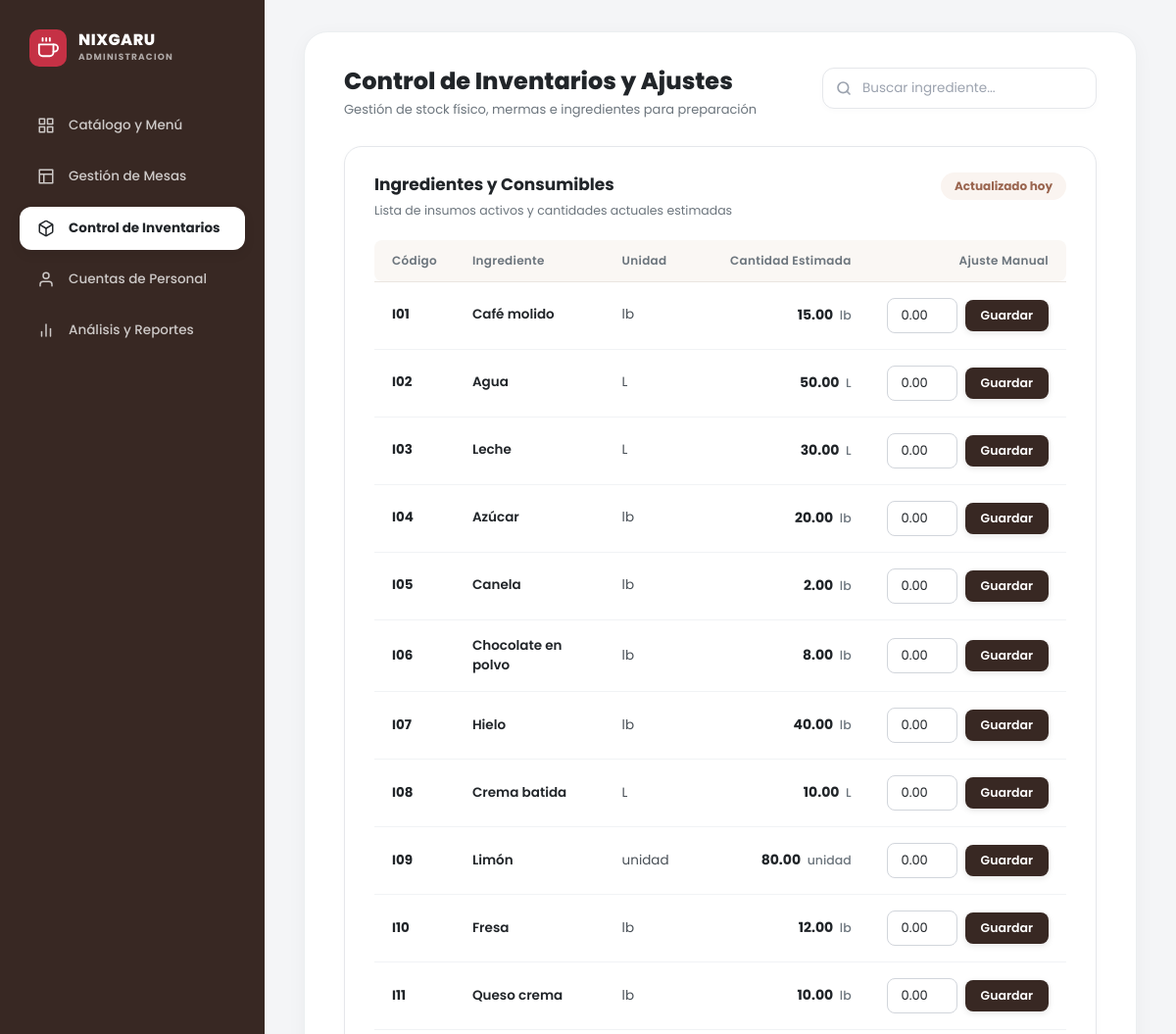
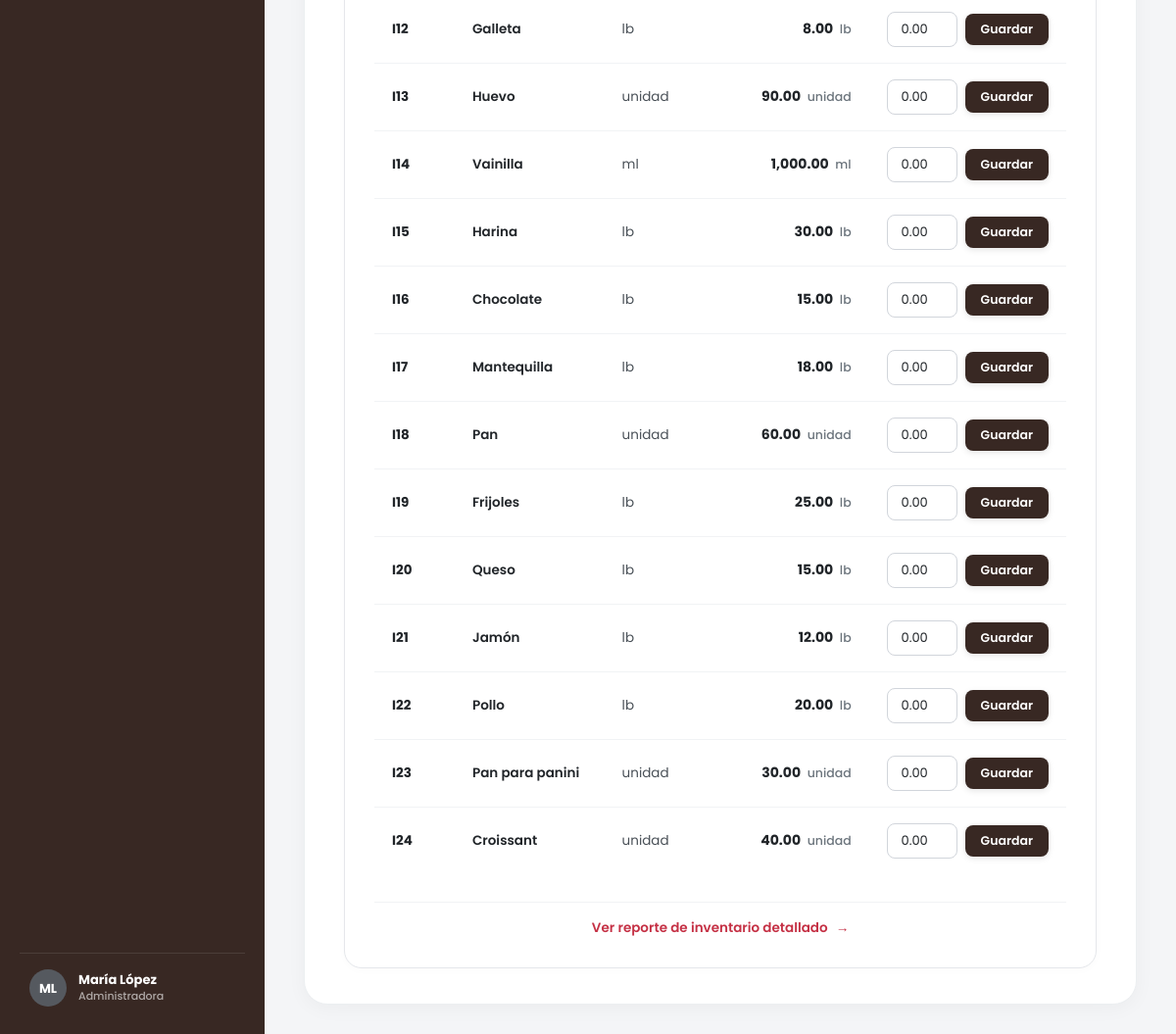
The app's page /views/admin/admin_inventario.php with its own data (2 pictures, top to bottom).
### tables this page shows
CREATE TABLE `ingredientes` (
  `codigo_ingrediente` varchar(10) NOT NULL,
  `nombre` varchar(100) NOT NULL,
  `unidad` varchar(20) NOT NULL,
  `cantidad` decimal(10,2) NOT NULL,
  `stock_minimo` decimal(10,2) NOT NULL,
  `estado` varchar(20) DEFAULT 'Suficiente',
  PRIMARY KEY (`codigo_ingrediente`)
);

### models/Inventario.php (called while the page is built, shortened)
<?php
class Inventario {
    private PDO $pdo;
    public function __construct(PDO $pdo) {
        $this->pdo = $pdo;
    }
    public function obtenerTodos(): array {
        $stmt = $this->pdo->prepare("
            SELECT
                codigo_ingrediente,
                nombre,
                unidad,
                cantidad,
                stock_minimo,
                estado
            FROM ingredientes
            ORDER BY codigo_ingrediente ASC
        ");
        $stmt->execute();
        return $stmt->fetchAll();
    }
}

### views/admin/admin_inventario.php (the view, shortened to what this page needs)
<?php
require_once __DIR__ . '/../../config/database.php';
require_once __DIR__ . '/../../models/Inventario.php';
try {
    $inventarioModel = new Inventario($pdo);
    $ingredientes = $inventarioModel->obtenerTodos();
} catch (PDOException $e) {
    die("Error al consultar el inventario: " . $e->getMessage());
}
require_once '../layouts/sidebar.php';
?>
    <main class="admin-main-content">
      <div class="admin-content-card">
        <div class="admin-content-header">
          <div class="admin-title-group">
            <h1 class="admin-page-title">Control de Inventarios y Ajustes</h1>
            <p class="admin-page-subtitle">Gestión de stock físico, mermas e ingredientes para preparación</p>
          </div>
          <div class="admin-search-wrapper">
            <input type="text" id="inputBuscarIngrediente" class="admin-search-input" placeholder="Buscar ingrediente..." autocomplete="off">
          </div>
        </div>
        <div class="inventory-table-card">
          <div class="inventory-card-header">
            <div class="inventory-title-group">
              <h2 class="inventory-card-title">Ingredientes y Consumibles</h2>
              <p class="inventory-card-subtitle">Lista de insumos activos y cantidades actuales estimadas</p>
            </div>
            <span class="inventory-badge-updated">Actualizado hoy</span>
          </div>
          <div class="table-responsive">
            <table class="inventory-table" id="tablaInventario">
              <thead>
                <tr>
                  <th class="col-code">Código</th>
                  <th class="col-ingredient">Ingrediente</th>
                  <th class="col-unit">Unidad</th>
                  <th class="col-qty">Cantidad Estimada</th>
                  <th class="col-adjust">Ajuste Manual</th>
                </tr>
              </thead>
              <tbody id="tablaInventarioBody">
                <?php foreach ($ingredientes as $ing): ?>
                  <?php
                    $esBajo = (isset($ing['stock_minimo']) && (float)$ing['cantidad'] <= (float)$ing['stock_minimo'])
                              || (isset($ing['estado']) && strtolower(trim($ing['estado'])) === 'bajo');
                  ?>
                  <tr<?php echo $esBajo ? ' class="row-stock-alert"' : ''; ?>>
                    <td class="cell-code<?php echo $esBajo ? ' text-danger' : ''; ?>"><?php echo htmlspecialchars($ing['codigo_ingrediente']); ?></td>
                    <td class="cell-ingredient">
                      <span class="ingredient-name"><?php echo htmlspecialchars($ing['nombre']); ?></span>
                    </td>
                    <td class="cell-unit"><?php echo htmlspecialchars($ing['unidad']); ?></td>
                    <td class="cell-qty">
                      <strong class="<?php echo $esBajo ? 'qty-val-danger' : 'qty-val-normal'; ?>"><?php echo number_format((float)$ing['cantidad'], 2); ?></strong>
                      <span class="unit-text"><?php echo htmlspecialchars($ing['unidad']); ?></span>
                    </td>
                    <td class="cell-adjust">
                      <div class="adjust-control-group">
                        <input type="number" step="0.01" class="input-adjust" value="0.00" aria-label="Ajuste manual para <?php echo htmlspecialchars($ing['nombre']); ?>">
                        <button type="button" class="btn-adjust-save">Guardar</button>
                      </div>
                    </td>
                  </tr>
                <?php endforeach; ?>
              </tbody>
            </table>
          </div>
          <div class="inventory-footer-link">
            <a href="#" class="link-detail-report">
              <span>Ver reporte de inventario detallado</span>
              <span class="link-arrow">&rarr;</span>
            </a>
          </div>
        </div>
      </div>
    </main>
  </div>
</body>
</html>

### records on screen
ingredientes: codigo_ingrediente "I01", nombre "Café molido", unidad "lb", cantidad "15.00"
ingredientes: codigo_ingrediente "I02", nombre "Agua", unidad "L", cantidad "50.00"
ingredientes: codigo_ingrediente "I03", nombre "Leche", unidad "L", cantidad "30.00"
ingredientes: codigo_ingrediente "I04", nombre "Azúcar", unidad "lb", cantidad "20.00"
ingredientes: codigo_ingrediente "I05", nombre "Canela", unidad "lb", cantidad "2.00"
ingredientes: codigo_ingrediente "I06", nombre "Chocolate en polvo", unidad "lb", cantidad "8.00"
ingredientes: codigo_ingrediente "I07", nombre "Hielo", unidad "lb", cantidad "40.00"
ingredientes: codigo_ingrediente "I08", nombre "Crema batida", unidad "L", cantidad "10.00"
ingredientes: codigo_ingrediente "I09", nombre "Limón", unidad "unidad", cantidad "80.00"
ingredientes: codigo_ingrediente "I10", nombre "Fresa", unidad "lb", cantidad "12.00"
ingredientes: codigo_ingrediente "I11", nombre "Queso crema", unidad "lb", cantidad "10.00"
ingredientes: codigo_ingrediente "I12", nombre "Galleta", unidad "lb", cantidad "8.00"
ingredientes: codigo_ingrediente "I13", nombre "Huevo", unidad "unidad", cantidad "90.00"
ingredientes: codigo_ingrediente "I14", nombre "Vainilla", unidad "ml", cantidad "1,000.00"
ingredientes: codigo_ingrediente "I15", nombre "Harina", unidad "lb", cantidad "30.00"
ingredientes: codigo_ingrediente "I16", nombre "Chocolate", unidad "lb", cantidad "15.00"
ingredientes: codigo_ingrediente "I17", nombre "Mantequilla", unidad "lb", cantidad "18.00"
ingredientes: codigo_ingrediente "I18", nombre "Pan", unidad "unidad", cantidad "60.00"
ingredientes: codigo_ingrediente "I19", nombre "Frijoles", unidad "lb", cantidad "25.00"
ingredientes: codigo_ingrediente "I20", nombre "Queso", unidad "lb", cantidad "15.00"
ingredientes: codigo_ingrediente "I21", nombre "Jamón", unidad "lb", cantidad "12.00"
ingredientes: codigo_ingrediente "I22", nombre "Pollo", unidad "lb", cantidad "20.00"
ingredientes: codigo_ingrediente "I23", nombre "Pan para panini", unidad "unidad", cantidad "30.00"
ingredientes: codigo_ingrediente "I24", nombre "Croissant", unidad "unidad", cantidad "40.00"
